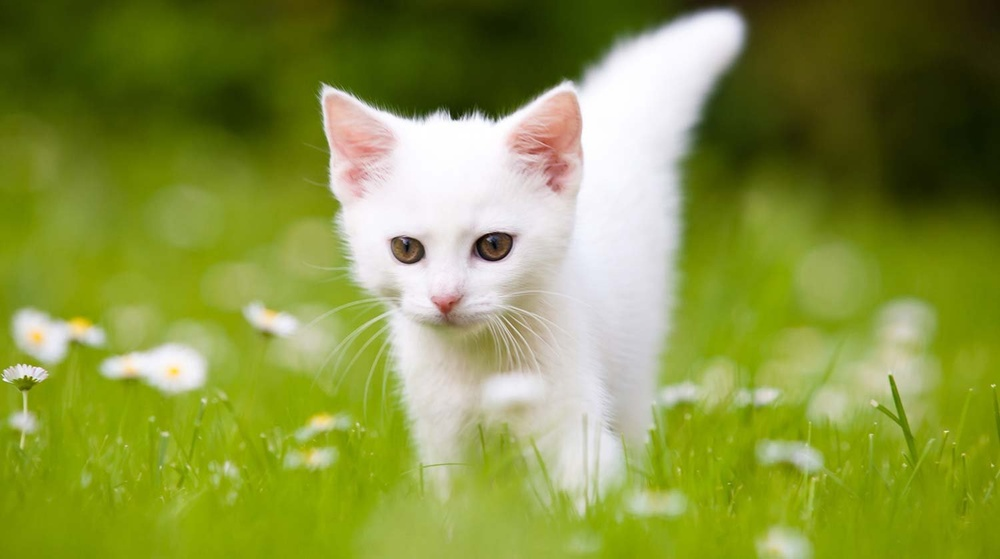
#> input picture openCVproject/cat.jpg, 1000 x 559 px, shrunk from 1500 x 838 before the run
$ python blurring.py
#> lines starting #> are read from the running program, lines starting #| are printed output that depends on the picture
import cv2

image = cv2.imread("cat.jpg")
#> image is the input picture: shape (559, 1000, 3); mean B, G, R 67.7, 148.3, 136

if image is None:
    print("Resim bulunamadı.")
    exit()

#Gaussian Blur

blurred = cv2.GaussianBlur(image,(65,65),0)
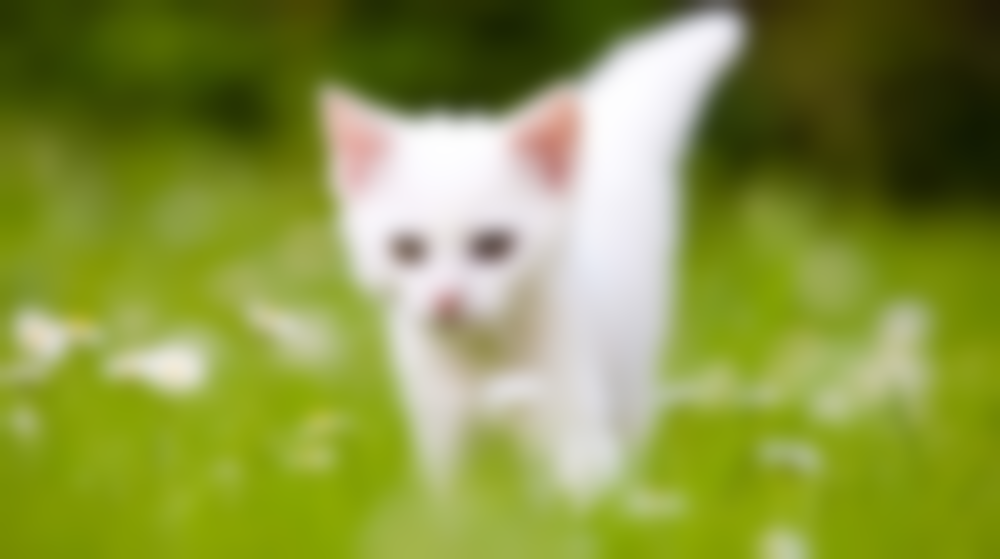
#> blurred: shape (559, 1000, 3); mean B, G, R 67.7, 148.3, 136

cv2.imshow("Original",image)
cv2.imshow("Gaussian Blur", blurred)

cv2.waitKey(0)
cv2.destroyAllWindows()
